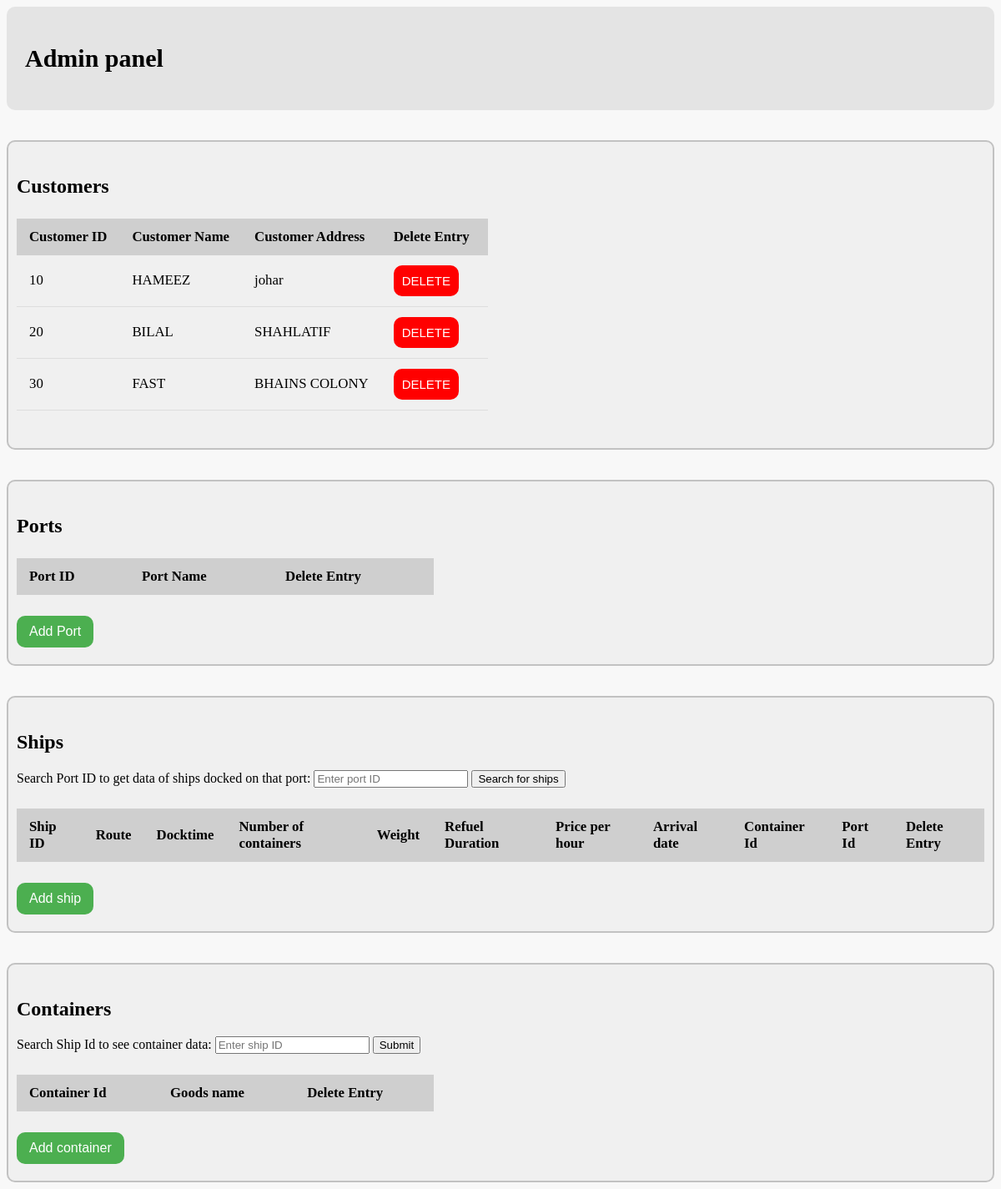
The app's page /dashboardsidebar.php with its own data.
### tables this page shows
create table Customers(
    CUSTID VARCHAR(10) NOT NULL PRIMARY KEY,
    CUSTNAME VARCHAR(20) NOT NULL,
    CUSTADDRESS VARCHAR(50) NOT NULL,
    ORDERID VARCHAR(10)
);

### dashboardsidebar.php (the view, shortened to what this page needs)
<?php
require "conn.php";
$data = $conn->query("SELECT * FROM CUSTOMERS");
?>
<!DOCTYPE html>
<html lang="en">
<head>
</head>
  <body>
    <div class="header">
        <p class="logo">Admin panel</p>
    </div>
    <br>
    <br>
    <div class="customer">
        <h2>Customers</h2>
        <table class="table">
            <thead>
                <tr>
                    <th>
                        Customer ID
                    </th>
                    <th>
                        Customer Name
                    </th>
                    <th>
                        Customer Address
                    </th>
                    <th>
                        Delete Entry
                    </th>
                </tr>
            </thead>
            <tbody>
            <?php while($rows_cust = $data->fetch(PDO::FETCH_OBJ)): ?>
              <tr>
                <td>
                <?php echo $rows_cust->CUSTID   ;?>
                </td>
                <td>
                <?php echo $rows_cust->CUSTNAME   ;?>
                </td>
                <td>
                <?php echo $rows_cust->CUSTADDRESS   ;?>
                </td>
                <td>
                <a href="delete_cust.php?del_id=<?php echo $rows_cust->CUSTID; ?>"><button class="Delete_button" type="button">DELETE</button></a>
                </td>
              </tr>
              <?php endwhile; ?>
            </tbody>
        </table>
    </div>
    <br><br>
    <div class="customer">
        <h2>Ports</h2>
        <table class="table">
            <thead>
                <tr>
                    <th>
                        Port ID
                    </th>
                    <th>
                        Port Name
                    </th>
                    <th>
                        Delete Entry
                    </th>
                </tr>
            </thead>
        </table>
        <a href="newPort.php" target="_blank"><button class="New_button" type="button">Add Port</button></a>
    </div>
    <br>
    <br>
    <div class="customer">
        <h2>Ships</h2>
        <form action="" method="GET">
          <label for="portid" class="row">Search Port ID to get data of ships docked on that port:</label>
          <input class="form-control" type="text" name="portid" id="portid" required value="<?php if(isset($_GET['portid'])){echo $_GET['portid']; } ?>" placeholder="Enter port ID">
          <input  id ="button_action" type="submit" name="submit" value="Search for ships" class="btn btn-default">
        </form>
        <table class="table">
            <thead>
                <tr>
                    <th>
                        Ship ID
                    </th>
                    <th>
                        Route
                    </th>
                    <th>
                        Docktime
                    </th>
                    <th>
                        Number of containers
                    </th>
                    <th>
                        Weight
                    </th>
                    <th>
                        Refuel Duration
                    </th>
                    <th>
                        Price per hour
                    </th>
                    <th>
                        Arrival date
                    </th>
                    <th>
                        Container Id
                    </th>
                    <th>
                        Port Id
                    </th>
                    <th>
                        Delete Entry
                    </th>
                </tr>
            </thead>
        </table>
        <a href="newShip.php" target="_blank"><button class="New_button" type="button">Add ship</button></a>
    </div>
    <br>
    <br>
    <div class="customer">
        <h2>Containers</h2>
        <form action="" method="GET">
          <label for="shipid" class="row">Search Ship Id to see container data:</label>
          <input class="form-control" type="text" name="shipid" id="shipid" required value="<?php if(isset($_GET['shipid'])){echo $_GET['shipid']; } ?>" placeholder="Enter ship ID">
          <input  id ="button_action" type="submit" name="submit"  class="btn btn-primart">
        </form>
        <table class="table">
            <thead>
                <tr>
                    <th>
                        Container Id
                    </th>
                    <th>
                        Goods name
                    </th>
                    <th>
                        Delete Entry
                    </th>
                </tr>
            </thead>
        </table>
        <a href="newContainer.php" target="_blank"><button class="New_button" type="button">Add container</button></a>
    </div>
  </body>
</html>

### dashboardsidebar.php (style rules this page uses)
body { background-color: #f8f8f8; }
.header { overflow: hidden; background-color: #e4e4e4; padding: 10px 10px; border-radius: 10px; }
.header p.logo { float: left; color: rgb(0, 0, 0); text-align: center; padding: 12px; text-decoration: none; font-size: 30px; line-height: 20px; border-radius: 4px; font-weight: bold; }
.customer { overflow: hidden; background-color: #f0f0f0; padding: 20px 10px; border-radius: 10px; border: 2px solid rgb(194, 194, 194); }
.table { border-collapse: collapse; margin: 25px 0; font-size: 1.05em; min-width: 500px; }
.table thead tr { background-color: #cfcfcf; text-align: left; font-weight: bold; }
.table th, .table td { padding: 12px 15px; }
.table tbody tr { border-bottom: 1px solid #dddddd; }
.New_button { background-color: #4CAF50; border: none; color: white; padding: 10px 15px; text-align: center; text-decoration: none; display: inline-block; font-size: 16px; border-radius: 10px; cursor: pointer; margin-right: 20px; }
.Delete_button { background-color: rgb(255, 0, 0); border: none; color: white; padding: 10px 10px; text-align: center; text-decoration: none; display: inline-block; font-size: 15px; border-radius: 10px; cursor: pointer; margin-right: 20px; }

### records on screen
customers: CUSTID "10", CUSTNAME "HAMEEZ", CUSTADDRESS "johar"
customers: CUSTID "20", CUSTNAME "BILAL", CUSTADDRESS "SHAHLATIF"
customers: CUSTID "30", CUSTNAME "FAST", CUSTADDRESS "BHAINS COLONY"
